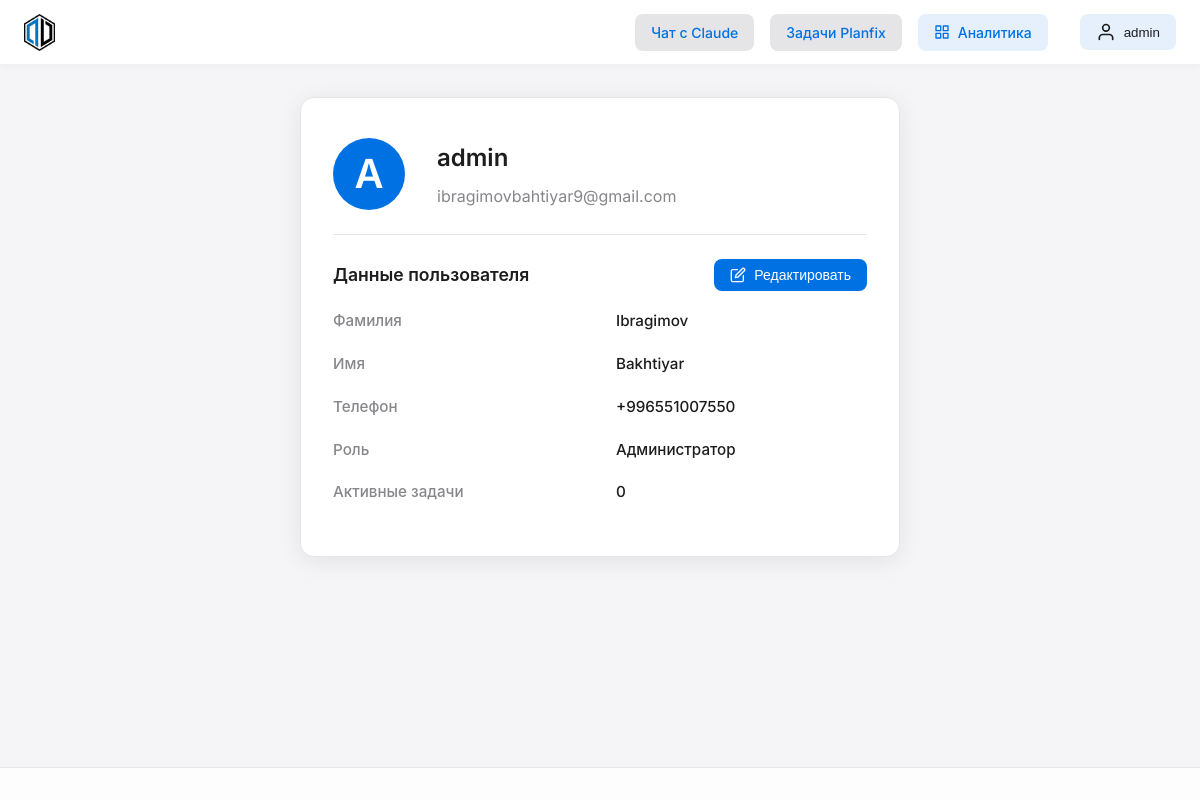
Page /profile/ (signed in) on the earlier database version.
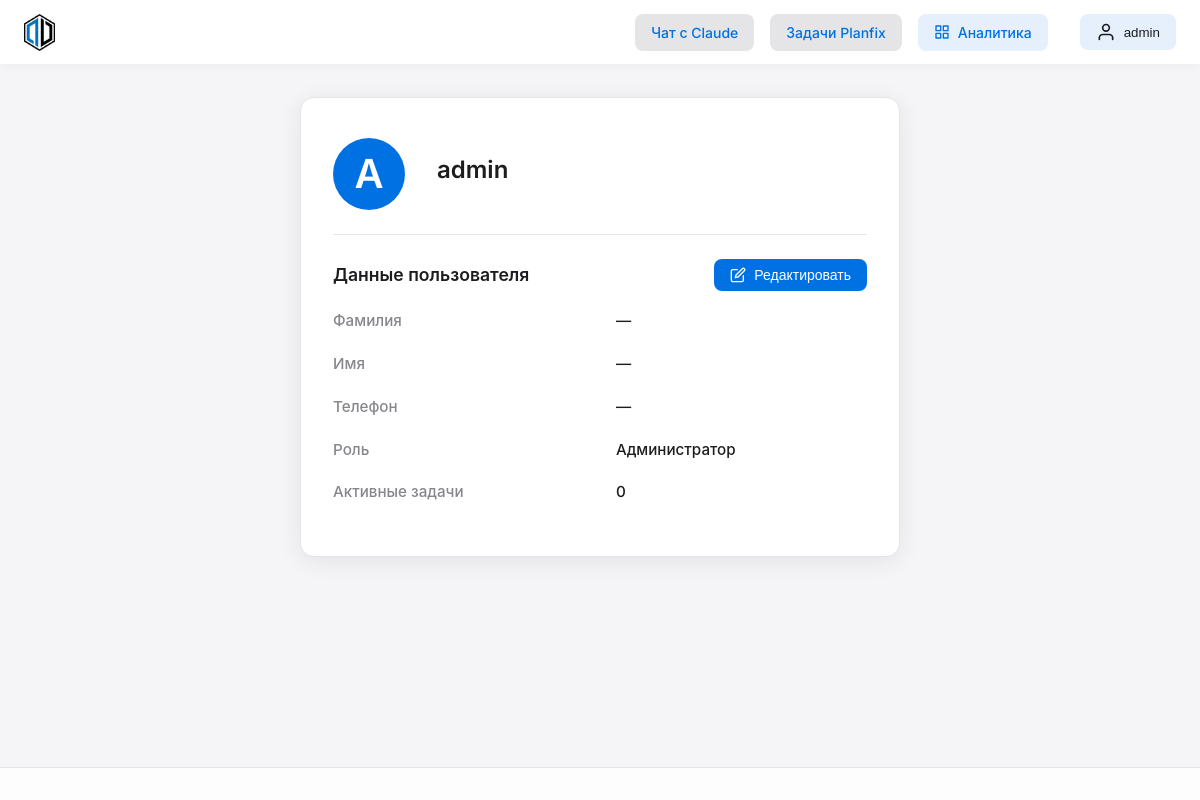
Same page on the later database version.
### chat/models/user.py (models this page shows, shortened)
class User(AbstractBaseUser, PermissionsMixin):
    ROLE_CHOICES = (
        ('user', _('Пользователь')),
        ('admin', _('Администратор')),
    )
    username = models.CharField(
        _('username'),
        max_length=150,
        unique=True,
        help_text=_('Required. 150 characters or fewer. Letters, digits and @/./+/-/_ only.'),
        error_messages={
            'unique': _("A user with that username already exists."),
        },
    )
    password = models.CharField(_('password'), max_length=128)
    email = models.EmailField(_('email address'), blank=True)
    is_staff = models.BooleanField(
        _('staff status'),
        default=False,
        help_text=_('Designates whether the user can log into this admin site.'),
    )
    is_active = models.BooleanField(
        _('active'),
        default=True,
        help_text=_(
            'Designates whether this user should be treated as active. '
            'Unselect this instead of deleting accounts.'
        ),
    )
    date_joined = models.DateTimeField(_('date joined'), default=timezone.now)
    last_login = models.DateTimeField(_('last login'), null=True, blank=True)
    role = models.CharField(max_length=20, choices=ROLE_CHOICES, default='user')
    planfix_user_id = models.CharField(max_length=100, blank=True, null=True)
    planfix_api_token = models.CharField(max_length=255, blank=True, null=True)
    last_active = models.DateTimeField(auto_now=True)
    preferred_ai_model = models.CharField(max_length=50, default='claude')
    first_name = models.CharField(_('first name'), max_length=150, blank=True)
    last_name = models.CharField(_('last name'), max_length=150, blank=True)
    phone = models.CharField(_('phone'), max_length=32, blank=True)
    groups = models.ManyToManyField(
        'auth.Group',
        verbose_name=_('groups'),
        blank=True,
        help_text=_(
            'The groups this user belongs to. A user will get all permissions '
            'granted to each of their groups.'
        ),
        related_name='chat_user_set',
        related_query_name='chat_user',
    )
    user_permissions = models.ManyToManyField(
        'auth.Permission',
        verbose_name=_('user permissions'),
        blank=True,
        help_text=_('Specific permissions for this user.'),
        related_name='chat_user_set',
        related_query_name='chat_user',
    )
    objects = UserManager()
    USERNAME_FIELD = 'username'
    REQUIRED_FIELDS = []
    class Meta:
        verbose_name = _('user')
        verbose_name_plural = _('users')
    def is_admin(self):
        return self.role == 'admin'

### chat/auth_views.py (the view)
# urls.py: path('profile/', auth_views.profile_view, name='profile'),
@login_required
def profile_view(request):
    user = request.user
    if request.method == 'POST':
        form = UserSettingsForm(request.POST, instance=user)
        if form.is_valid():
            form.save()
            messages.success(request, "Настройки успешно обновлены!")
            return redirect('chat:profile')
    else:
        form = UserSettingsForm(instance=user)
    return render(request, 'chat/profile.html', {
        'user': user,
        'form': form
    })

### chat/context_processors.py (called while the page is built)
def conversations_list(request):
    user, created = User.objects.get_or_create(username='anonymous')
    conversations = Conversation.objects.filter(user=user).order_by('-updated_at')
    return {
        'conversations': conversations
    }

### templates/chat/profile.html (shortened to what this page needs)
{% extends 'base_apple.html' %}
{% load static %}
{% block content %}
<div class="profile-container">
    <div class="profile-card new-layout">
        <div class="profile-main-row">
            <div class="profile-avatar">
                <span>{{ user.username|first|upper }}</span>
            </div>
            <div class="profile-main-info">
                <div class="profile-main-username">{{ user.username }}</div>
                <div class="profile-main-email">{{ user.email }}</div>
            </div>
        </div>
        <hr class="profile-divider">
        <div class="profile-section-header">
            Данные пользователя
            <button class="edit-button" id="editBtn" onclick="toggleEditMode()">
                <span id="editBtnText">Редактировать</span>
            </button>
        </div>
        <form method="post" class="profile-info-grid" id="profileForm">
            <div class="profile-info-label">Фамилия</div>
            <div class="profile-info-value">
                <span class="view-mode">{{ user.last_name|default:'—' }}</span>
            </div>
            <div class="profile-info-label">Имя</div>
            <div class="profile-info-value">
                <span class="view-mode">{{ user.first_name|default:'—' }}</span>
            </div>
            <div class="profile-info-label">Телефон</div>
            <div class="profile-info-value">
                <span class="view-mode">{{ user.phone|default:'—' }}</span>
            </div>
            <div class="profile-info-label">Роль</div>
            <div class="profile-info-value">{{ user.get_role_display }}</div>
            <div class="profile-info-label">Активные задачи</div>
            <div class="profile-info-value">0</div>
        </form>
    </div>
</div>
{% endblock %}

### templates/base_apple.html (shortened to what this page needs)
<!DOCTYPE html>
<html lang="ru">
<head>
    {% load static %}
    <link rel="preload" href="{% static 'css/apple-style.css' %}" as="style" onload="this.onload=null;this.rel='stylesheet'">
    <link rel="preload" href="{% static 'css/apple-task-card.css' %}" as="style" onload="this.onload=null;this.rel='stylesheet'">
    <link rel="preload" href="{% static 'css/apple-enhanced-table.css' %}" as="style" onload="this.onload=null;this.rel='stylesheet'">
    <link rel="preload" href="{% static 'css/project-badge.css' %}" as="style" onload="this.onload=null;this.rel='stylesheet'">
</head>
<body>
    <div class="app-container">
        <header class="header">
            <a href="{% url 'chat:index' %}" class="logo-link">
                <div class="logo">
                    <img src="{% static 'images/devent-logo.png' %}" alt="Devent Logo" class="logo-image">
                </div>
            </a>
            <div class="header-links">
                <a href="{% url 'chat:index' %}" class="header-link">Чат с Claude</a>
                <a href="{% url 'chat:planfix_tasks' %}" class="header-link">Задачи Planfix</a>
                {% if user.is_staff %}
                <a href="{% url 'chat:analytics_dashboard' %}" class="header-link dashboard-link">
                    Аналитика
                </a>
                {% endif %}
                {% if user.is_authenticated %}
                <div class="header-actions">
                    <div class="profile-menu">
                        <button class="profile-button" onclick="toggleProfileMenu()">
                            <svg xmlns="http://www.w3.org/2000/svg" width="20" height="20" viewBox="0 0 24 24" fill="none" stroke="currentColor" stroke-width="2" stroke-linecap="round" stroke-linejoin="round" class="profile-icon">
                                <path d="M20 21v-2a4 4 0 0 0-4-4H8a4 4 0 0 0-4 4v2"></path>
                                <circle cx="12" cy="7" r="4"></circle>
                            </svg>
                            <span class="profile-username">{{ user.username }}</span>
                        </button>
                    </div>
                </div>
                {% else %}
                <a href="{% url 'chat:login' %}" class="header-link">Войти</a>
                <a href="{% url 'chat:register' %}" class="header-link">Регистрация</a>
                {% endif %}
            </div>
        </header>
        <main class="main-content">
            {% block content %}{% endblock %}
        </main>
        <footer class="footer">
        </footer>
    </div>
</body>
</html>

Differences in the rows shown:
changed User "admin": last_name "Ibragimov" → "—"; first_name "Bakhtiyar" → "—"; phone "+996551007550" → "—"; email "ibragimovbahtiyar9@gmail.com" → (not shown)
